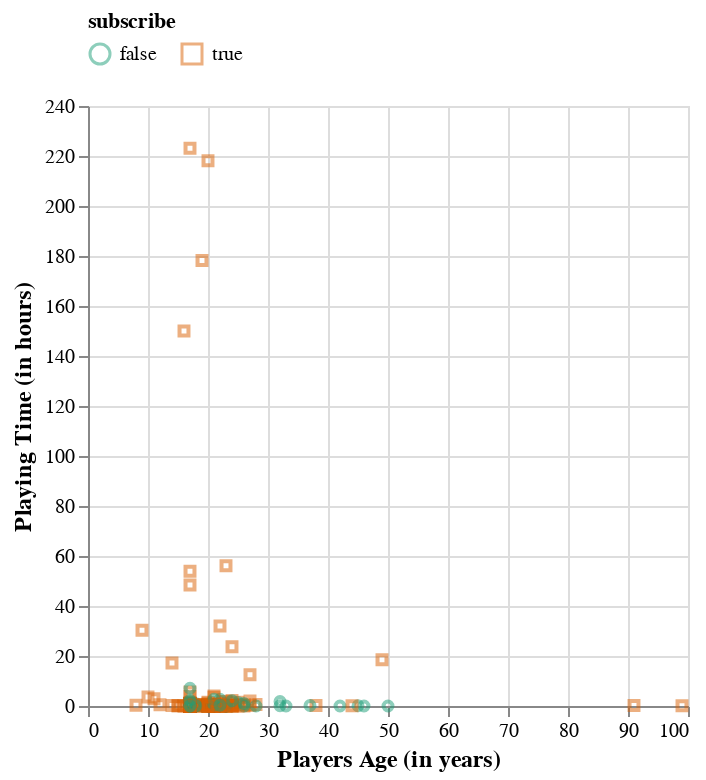

The notebook cell saved with this chart:
### Code cell
players_plot_classified = alt.Chart(players_tidy).mark_point(size=20, opacity = 0.5).encode(
    x = alt.X('age')
    .title('Players Age (in years)'),
    y = alt.Y('played_hours')
    .title('Playing Time (in hours)'),
    color=alt.Color("subscribe")
    .legend(orient="top")
    .scale(scheme="dark2"),
    shape="subscribe"
).configure_axis(titleFontSize=12)
players_plot_classified

### Figure 1 — Vega specification as saved in the notebook (floating-point values rounded to 4 significant figures; data arrays with more than 128 entries replaced by an {"elided": "..."} marker saying what was removed)
{"$schema": "https://vega.github.io/schema/vega/v5.json", "data": [{"name": "source_0", "values": {"elided": "196 records"}}, {"name": "source_0_x_domain_age", "values": [{"min": 8, "max": 99}]}, {"name": "source_0_y_domain_played_hours", "values": [{"min": 0.0, "max": 223.1}]}, {"name": "source_0_color_domain_subscribe", "values": [{"subscribe": true}, {"subscribe": false}]}, {"name": "source_0_shape_domain_subscribe", "values": [{"subscribe": true}, {"subscribe": false}]}], "marks": [{"type": "symbol", "name": "marks", "from": {"data": "source_0"}, "encode": {"update": {"shape": {"field": "subscribe", "scale": "shape"}, "stroke": {"field": "subscribe", "scale": "color"}, "size": {"value": 20}, "fill": {"value": "transparent"}, "y": {"field": "played_hours", "scale": "y"}, "opacity": {"value": 0.5}, "x": {"field": "age", "scale": "x"}}}, "style": ["point"]}], "scales": [{"name": "x", "type": "linear", "domain": [{"signal": "(data(\"source_0_x_domain_age\")[0] || {}).min"}, {"signal": "(data(\"source_0_x_domain_age\")[0] || {}).max"}], "range": [0, {"signal": "width"}], "zero": true, "nice": true}, {"name": "y", "type": "linear", "domain": [{"signal": "(data(\"source_0_y_domain_played_hours\")[0] || {}).min"}, {"signal": "(data(\"source_0_y_domain_played_hours\")[0] || {}).max"}], "range": [{"signal": "height"}, 0], "zero": true, "nice": true}, {"name": "color", "type": "ordinal", "domain": {"data": "source_0_color_domain_subscribe", "field": "subscribe", "sort": true}, "range": {"scheme": "dark2"}}, {"name": "shape", "type": "ordinal", "domain": {"data": "source_0_shape_domain_subscribe", "field": "subscribe", "sort": true}, "range": "symbol"}], "axes": [{"scale": "x", "grid": true, "gridScale": "y", "labels": false, "minExtent": 0, "zindex": 0, "domain": false, "ticks": false, "maxExtent": 0, "orient": "bottom", "tickCount": {"signal": "ceil(width/40)"}, "aria": false}, {"scale": "y", "zindex": 0, "grid": true, "aria": false, "maxExtent": 0, "ticks": false, "orient": "left", "gridScale": "x", "tickCount": {"signal": "ceil(height/40)"}, "domain": false, "minExtent": 0, "labels": false}, {"scale": "x", "grid": false, "title": "Players Age (in years)", "labelFlush": true, "labelOverlap": true, "tickCount": {"signal": "ceil(width/40)"}, "zindex": 0, "orient": "bottom"}, {"scale": "y", "orient": "left", "zindex": 0, "labelOverlap": true, "grid": false, "title": "Playing Time (in hours)", "tickCount": {"signal": "ceil(height/40)"}}], "config": {"axis": {"titleFontSize": 12}}, "padding": 5, "width": 300, "background": "white", "style": "cell", "height": 300, "legends": [{"orient": "top", "stroke": "color", "direction": "horizontal", "symbolType": "circle", "title": "subscribe", "encode": {"symbols": {"update": {"fill": {"value": "transparent"}, "opacity": {"value": 0.5}}}}, "shape": "shape"}]}
